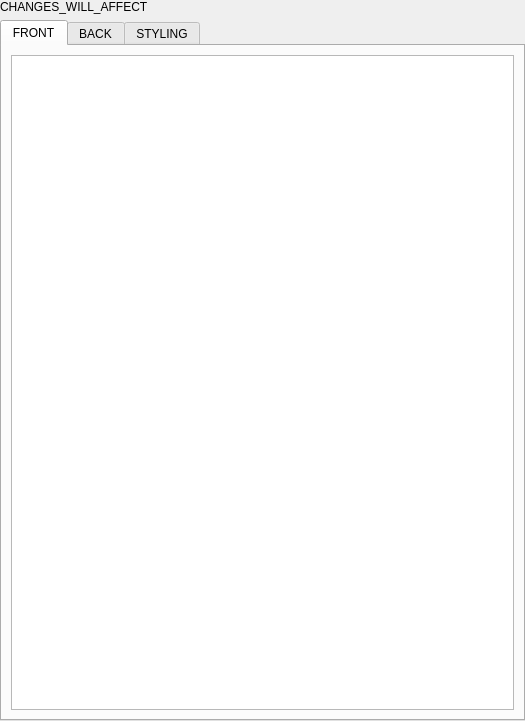
<?xml version="1.0" encoding="UTF-8"?>
<ui version="4.0">
 <class>Form</class>
 <widget class="QWidget" name="Form">
  <property name="geometry">
   <rect>
    <x>0</x>
    <y>0</y>
    <width>525</width>
    <height>721</height>
   </rect>
  </property>
  <property name="sizePolicy">
   <sizepolicy hsizetype="Expanding" vsizetype="Preferred">
    <horstretch>0</horstretch>
    <verstretch>0</verstretch>
   </sizepolicy>
  </property>
  <property name="windowTitle">
   <string>Form</string>
  </property>
  <layout class="QVBoxLayout" name="verticalLayout">
   <property name="leftMargin">
    <number>0</number>
   </property>
   <property name="topMargin">
    <number>0</number>
   </property>
   <property name="rightMargin">
    <number>0</number>
   </property>
   <property name="bottomMargin">
    <number>0</number>
   </property>
   <item>
    <widget class="QLabel" name="changes_affect_label">
     <property name="text">
      <string notr="true">CHANGES_WILL_AFFECT</string>
     </property>
    </widget>
   </item>
   <item>
    <widget class="QTabWidget" name="tabWidget">
     <property name="currentIndex">
      <number>0</number>
     </property>
     <widget class="QWidget" name="tab">
      <attribute name="title">
       <string notr="true">FRONT</string>
      </attribute>
      <layout class="QVBoxLayout" name="verticalLayout_2">
       <item>
        <widget class="QTextEdit" name="front"/>
       </item>
      </layout>
     </widget>
     <widget class="QWidget" name="tab_2">
      <attribute name="title">
       <string notr="true">BACK</string>
      </attribute>
      <layout class="QVBoxLayout" name="verticalLayout_3">
       <item>
        <widget class="QTextEdit" name="back"/>
       </item>
      </layout>
     </widget>
     <widget class="QWidget" name="tab_3">
      <attribute name="title">
       <string notr="true">STYLING</string>
      </attribute>
      <layout class="QVBoxLayout" name="verticalLayout_5">
       <item>
        <widget class="QTextEdit" name="css"/>
       </item>
      </layout>
     </widget>
    </widget>
   </item>
  </layout>
 </widget>
 <resources>
  <include location="icons.qrc"/>
 </resources>
 <connections/>
</ui>
